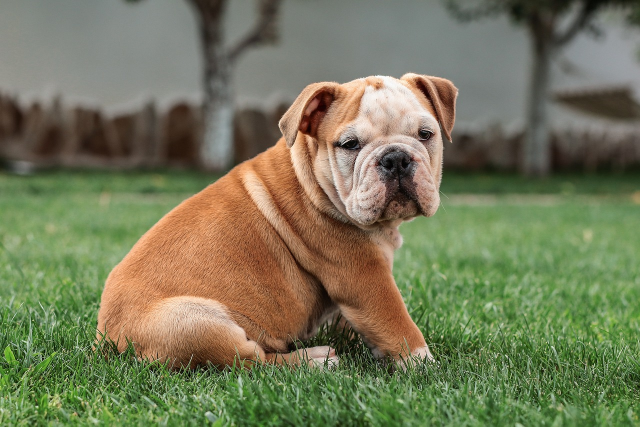
#> input picture opencv_project/assets/uploads/Bulldog-1.jpg, 1280 x 853 px (shown at 1/2 size)
$ python testing.py
#> lines starting #> are read from the running program, lines starting #| are printed output that depends on the picture
import cv2

image_path = 'assets/uploads/Bulldog-1.jpg'
img = cv2.imread(image_path, 0)  # 0 => grayscale
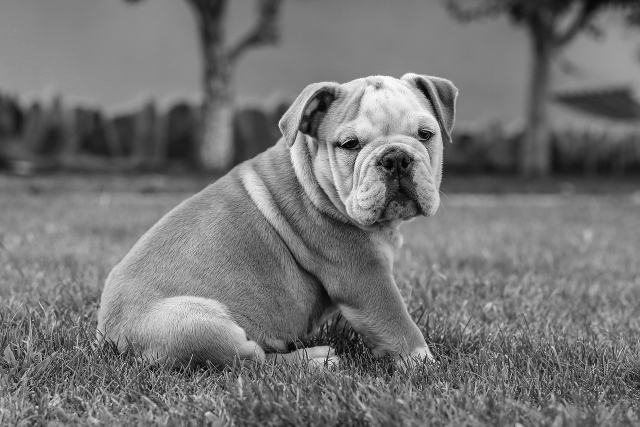
#> img: shape (853, 1280) (shown at 1/2 size); min 0, max 255, mean 116.2

if img is None:
    print("Image not loaded correctly")
else:
    # Resize the image
    img = cv2.resize(img, (0, 0), fx=0.5, fy=0.5)
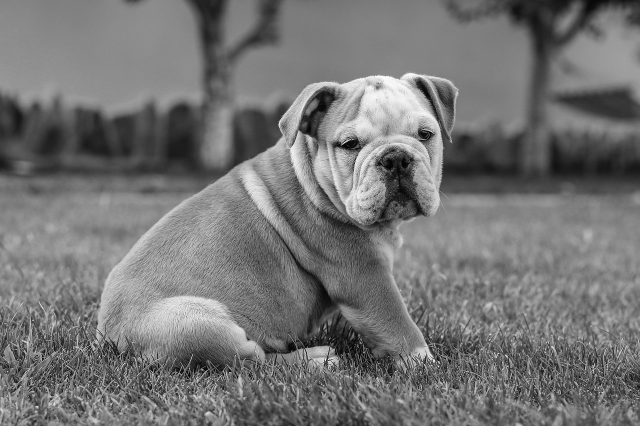
#> img: shape (426, 640); min 2, max 253, mean 116.4

    # Rotate the image 90 degrees clockwise
    img = cv2.rotate(img, cv2.ROTATE_90_COUNTERCLOCKWISE)
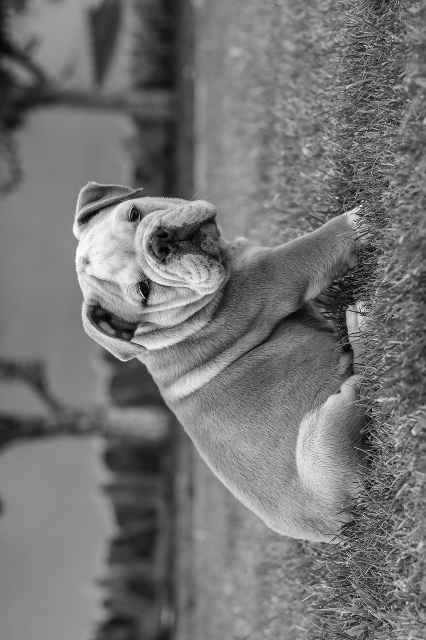
#> img: shape (640, 426); min 2, max 253, mean 116.4

    cv2.imwrite('new_file.jpg', img)  # create a new file with current img

    # Display the image
    cv2.imshow('Image', img)
    cv2.waitKey(0)  # wait for infinite time until a key is pressed
    cv2.destroyAllWindows()
